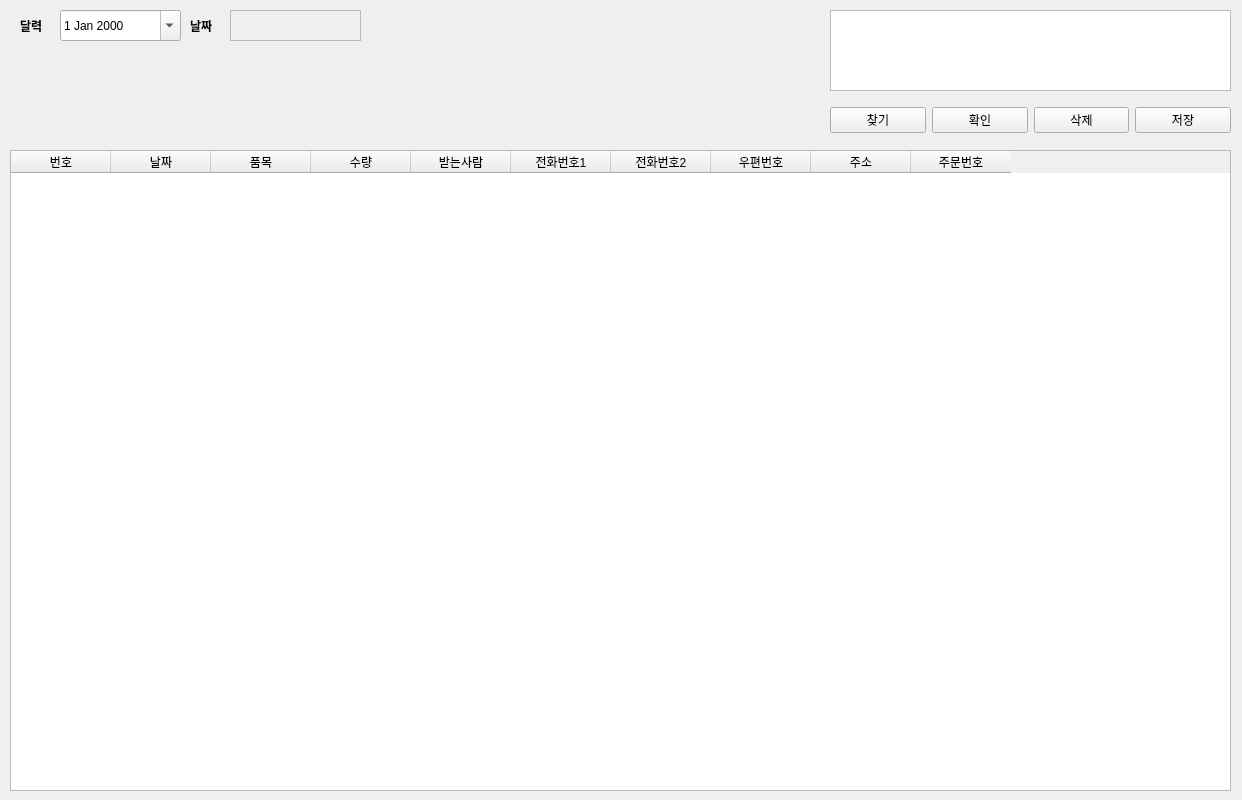
<?xml version="1.0" encoding="UTF-8"?>
<ui version="4.0">
 <class>Form</class>
 <widget class="QWidget" name="Form">
  <property name="geometry">
   <rect>
    <x>0</x>
    <y>0</y>
    <width>1242</width>
    <height>800</height>
   </rect>
  </property>
  <property name="windowTitle">
   <string>Form</string>
  </property>
  <widget class="QTableWidget" name="tbl_list">
   <property name="geometry">
    <rect>
     <x>10</x>
     <y>150</y>
     <width>1221</width>
     <height>641</height>
    </rect>
   </property>
   <column>
    <property name="text">
     <string>번호</string>
    </property>
   </column>
   <column>
    <property name="text">
     <string>날짜</string>
    </property>
   </column>
   <column>
    <property name="text">
     <string>품목</string>
    </property>
   </column>
   <column>
    <property name="text">
     <string>수량</string>
    </property>
   </column>
   <column>
    <property name="text">
     <string>받는사람</string>
    </property>
   </column>
   <column>
    <property name="text">
     <string>전화번호1</string>
    </property>
   </column>
   <column>
    <property name="text">
     <string>전화번호2</string>
    </property>
   </column>
   <column>
    <property name="text">
     <string>우편번호</string>
    </property>
   </column>
   <column>
    <property name="text">
     <string>주소</string>
    </property>
   </column>
   <column>
    <property name="text">
     <string>주문번호</string>
    </property>
   </column>
  </widget>
  <widget class="QTextEdit" name="txt_filename">
   <property name="geometry">
    <rect>
     <x>830</x>
     <y>10</y>
     <width>401</width>
     <height>81</height>
    </rect>
   </property>
  </widget>
  <widget class="QWidget" name="horizontalLayoutWidget">
   <property name="geometry">
    <rect>
     <x>830</x>
     <y>100</y>
     <width>401</width>
     <height>41</height>
    </rect>
   </property>
   <layout class="QHBoxLayout" name="horizontalLayout">
    <item>
     <widget class="QPushButton" name="btn_search">
      <property name="text">
       <string>찾기</string>
      </property>
     </widget>
    </item>
    <item>
     <widget class="QPushButton" name="btn_confirm">
      <property name="text">
       <string>확인</string>
      </property>
     </widget>
    </item>
    <item>
     <widget class="QPushButton" name="btn_select">
      <property name="text">
       <string>삭제</string>
      </property>
     </widget>
    </item>
    <item>
     <widget class="QPushButton" name="btn_save">
      <property name="text">
       <string>저장</string>
      </property>
     </widget>
    </item>
   </layout>
  </widget>
  <widget class="QLabel" name="lbl_cal">
   <property name="geometry">
    <rect>
     <x>20</x>
     <y>10</y>
     <width>32</width>
     <height>31</height>
    </rect>
   </property>
   <property name="font">
    <font>
     <family>Arial</family>
     <pointsize>9</pointsize>
     <weight>75</weight>
     <bold>true</bold>
    </font>
   </property>
   <property name="text">
    <string>달력</string>
   </property>
  </widget>
  <widget class="QDateEdit" name="date_edit">
   <property name="geometry">
    <rect>
     <x>60</x>
     <y>10</y>
     <width>121</width>
     <height>31</height>
    </rect>
   </property>
   <property name="calendarPopup">
    <bool>true</bool>
   </property>
  </widget>
  <widget class="QLabel" name="lbl_date">
   <property name="geometry">
    <rect>
     <x>190</x>
     <y>10</y>
     <width>31</width>
     <height>31</height>
    </rect>
   </property>
   <property name="font">
    <font>
     <family>Arial</family>
     <pointsize>9</pointsize>
     <weight>75</weight>
     <bold>true</bold>
    </font>
   </property>
   <property name="text">
    <string>날짜</string>
   </property>
  </widget>
  <widget class="QTextEdit" name="txt_date">
   <property name="enabled">
    <bool>false</bool>
   </property>
   <property name="geometry">
    <rect>
     <x>230</x>
     <y>10</y>
     <width>131</width>
     <height>31</height>
    </rect>
   </property>
   <property name="font">
    <font>
     <family>Arial</family>
     <pointsize>10</pointsize>
    </font>
   </property>
   <property name="layoutDirection">
    <enum>Qt::LeftToRight</enum>
   </property>
   <property name="readOnly">
    <bool>true</bool>
   </property>
  </widget>
 </widget>
 <resources/>
 <connections/>
</ui>
